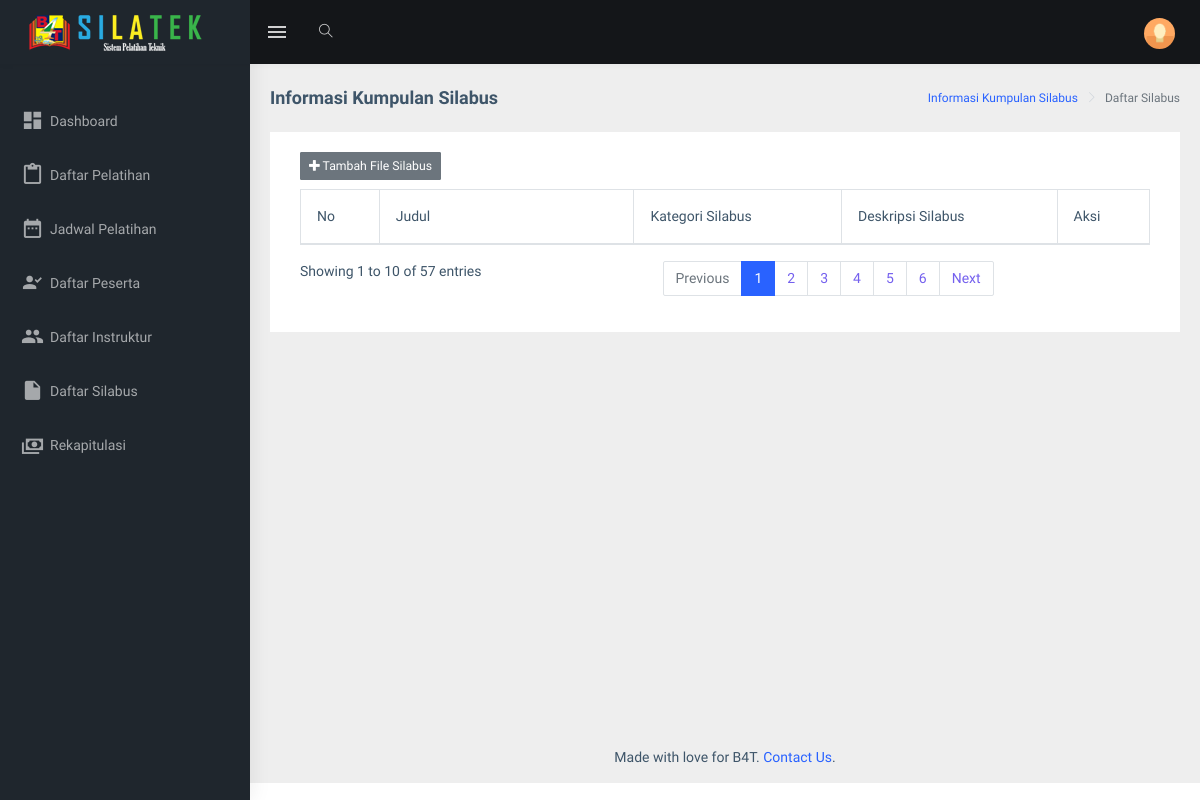
Before: /index.php/silabus with the older database file.
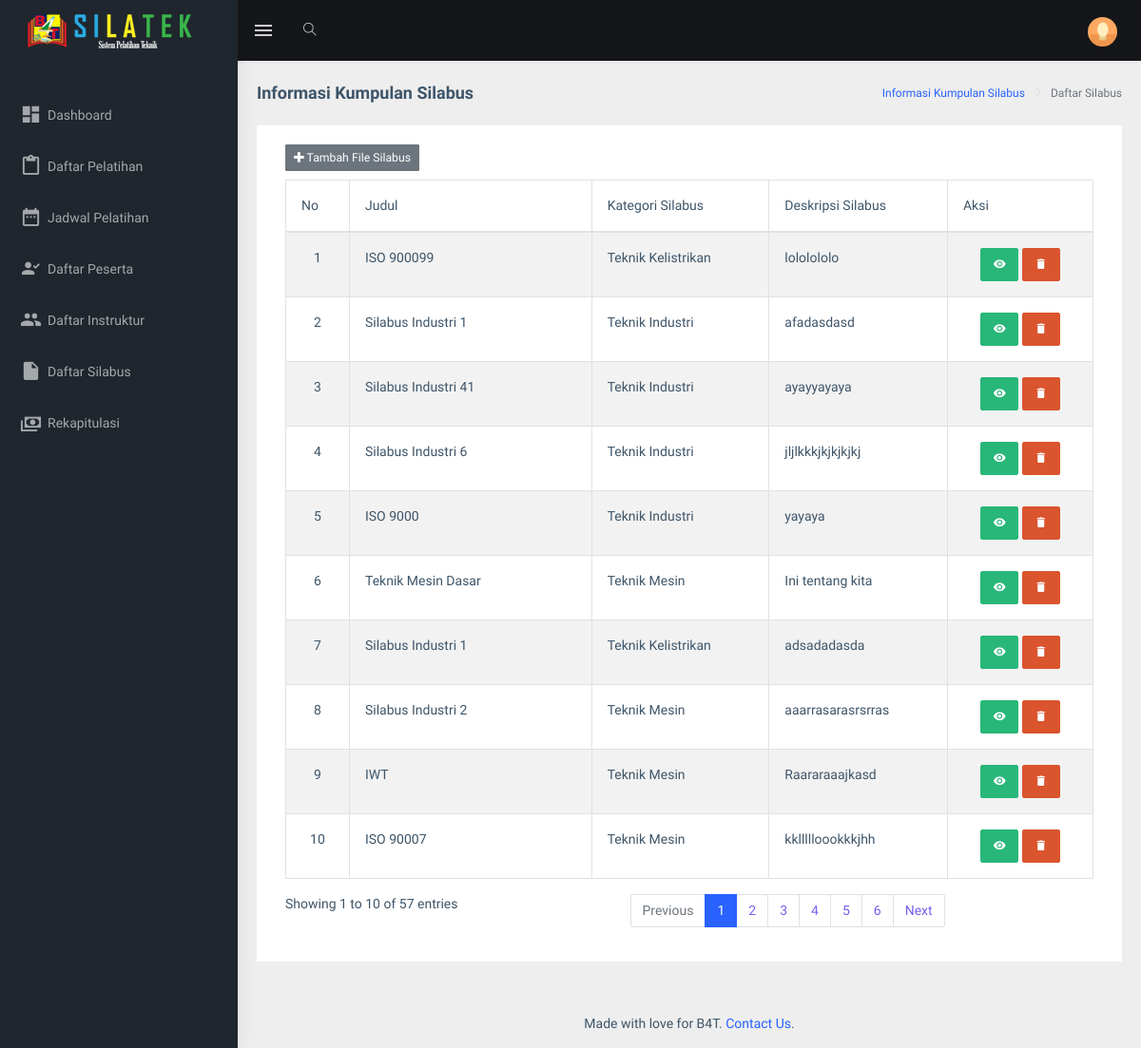
After: the same page with the newer database file.
### tables this page shows
CREATE TABLE `tb_silabus` (
  `id` varchar(255) NOT NULL,
  `judul` varchar(255) NOT NULL,
  `kategori` varchar(255) NOT NULL,
  `ringkasan` text NOT NULL,
  `dokumen_file` varchar(255) NOT NULL
);

### application/controllers/Silabus.php (called while the page is built, shortened)
<?php if ( ! defined('BASEPATH')) exit('No direct script access allowed');
class Silabus extends CI_Controller {
	public function index()
	{
		$data['slbs'] = $this->M_silabus->getAll()->result();
		$this->load->view('templates/header');
		$this->load->view('silabus/silabus', $data);
		$this->load->view('templates/footer');
	}
}

### index.php (called while the page is built, shortened)
<?php
require_once BASEPATH.'core/CodeIgniter.php';

### application/models/M_silabus.php (called while the page is built, shortened)
<?php
class M_silabus extends CI_Model {
    private $_table = "tb_silabus";
	public function getAll()
    {
        $this->db->select('*');
        $this->db->from($this->_table);
        $query = $this->db->get();
        return $query;
    }
}

### application/views/silabus/silabus.php (the view, shortened to what the changed rows need)
<div id="content">
<div class="page-wrapper">
            <div class="container-fluid">
                <div class="row">
                    <div class="col-12">
                        <div class="card">
                            <div class="card-body">
                                <div class="table-responsive">
                                    <div id="zero_config_wrapper" class="dataTables_wrapper container-fluid dt-bootstrap4">
                                        <div class="row">
                                          <div class="col-sm-12">
                                            <table id="zero_config" class="table table-striped table-bordered dataTable" role="grid" aria-describedby="zero_config_info" style="margin-top: 1%">
                                        <thead>
                                            <tr role="row">
                                              <th>No</th>
                                              <th width="30%">Judul </th>
                                              <th>Kategori Silabus</th>
                                              <th>Deskripsi Silabus</th>
                                              <th>Aksi</th>
                                            </tr>
                                        </thead>
                                        <tbody>
                                        <?php $i=1; foreach ($slbs as $key ) { ?>
                                        <tr>
                                          <td style="text-align: center;"><?php echo $i; ?></td>
                                          <td><?php echo $key->judul; ?></td>
                                          <td><?php echo $key->kategori; ?></td>
                                          <td><?php echo $key->ringkasan; ?></td>
                                          <td style="text-align: center;">
                                            <a href="<?php echo base_url(). 'index.php/Silabus/updateSlbs/'. $key->id?>" class="btn btn-success btn-mini" title="Lihat Detail"><i class="mdi mdi-eye"></i></a>
                                            <a href="<?php echo base_url(). 'index.php/Silabus/delete/'. $key->id; ?>" onclick="return confirm('Are you sure to delete this data?')" class="btn btn-danger btn-mini" title="Hapus Data"><i class="mdi mdi-delete"></i></a>
                                          </td>
                                        </tr>
                                       <?php $i++;} ?>
                                      </tbody>
                                    </table>
                                  </div>
                                </div>
                              </div>
                            </div>
                            </div>
                        </div>
                    </div>
                </div>
</div>

Changed rows visible on the page:
added tb_silabus: judul "ISO 900099", kategori "Teknik Kelistrikan", ringkasan "lololololo"
added tb_silabus: judul "Silabus Industri 1", kategori "Teknik Industri", ringkasan "afadasdasd"
added tb_silabus: judul "Silabus Industri 41", kategori "Teknik Industri", ringkasan "ayayyayaya"
added tb_silabus: judul "Silabus Industri 6", kategori "Teknik Industri", ringkasan "jljlkkkjkjkjkjkj"
added tb_silabus: judul "ISO 9000", kategori "Teknik Industri", ringkasan "yayaya"
added tb_silabus: judul "Teknik Mesin Dasar", kategori "Teknik Mesin", ringkasan "Ini tentang kita"
added tb_silabus: judul "Silabus Industri 1", kategori "Teknik Kelistrikan", ringkasan "adsadadasda"
added tb_silabus: judul "Silabus Industri 2", kategori "Teknik Mesin", ringkasan "aaarrasarasrsrras"
added tb_silabus: judul "IWT", kategori "Teknik Mesin", ringkasan "Raararaaajkasd"
added tb_silabus: judul "ISO 90007", kategori "Teknik Mesin", ringkasan "kkllllloookkkjhh"
